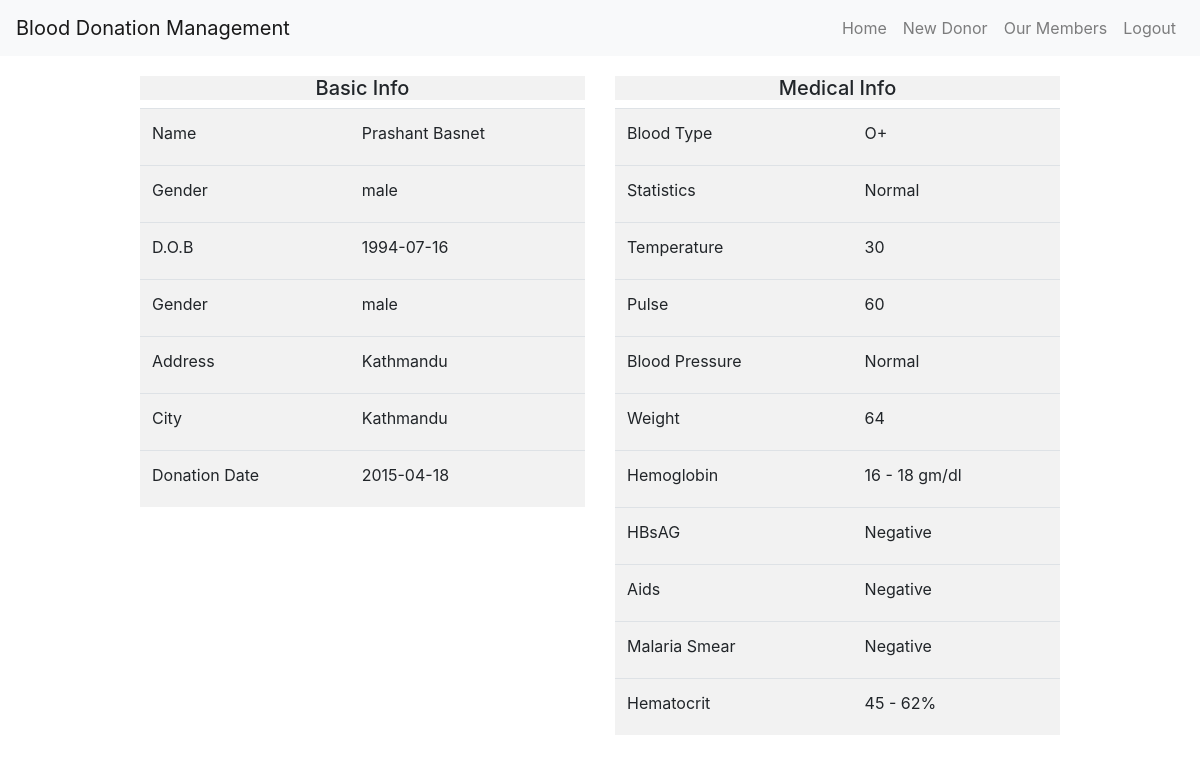
/profile.php?id=30, run on the app's committed database.
### tables this page shows
CREATE TABLE `donors` (
  `id` int(11) NOT NULL,
  `fname` varchar(45) NOT NULL,
  `mname` varchar(30) DEFAULT NULL,
  `lname` varchar(45) NOT NULL,
  `sex` varchar(10) NOT NULL,
  `b_type` varchar(2) NOT NULL,
  `bday` date NOT NULL,
  `h_address` varchar(50) NOT NULL,
  `city` varchar(30) NOT NULL,
  `don_date` date NOT NULL,
  `stats` text NOT NULL,
  `temp` varchar(10) NOT NULL,
  `pulse` varchar(10) NOT NULL,
  `bp` varchar(10) NOT NULL,
  `weight` int(11) NOT NULL,
  `hemoglobin` varchar(25) NOT NULL,
  `hbsag` varchar(10) NOT NULL,
  `aids` varchar(15) NOT NULL,
  `malaria_smear` varchar(20) NOT NULL,
  `hematocrit` varchar(15) NOT NULL,
  `phone` varchar(10) DEFAULT NULL,
  `mobile` varchar(11) NOT NULL
);

### php/DBConnect.php (called while the page is built, shortened)
<?php
class DBConnect {
    private $db = NULL;
    public function __construct() {
        $dsn = 'mysql:dbname=' . self::DB_NAME . ';host=' . self::DB_SERVER;
        try {
            $this->db = new PDO($dsn, self::DB_USER, self::DB_PASSWORD);
        } catch (PDOException $e) {
            throw new Exception('Connection failed: ' .
            $e->getMessage());
        }
        return $this->db;
    }
    public function getDonorProfileById($id){
        $stmt = $this->db->prepare("SELECT * FROM donors WHERE id=?");
        $stmt->execute([$id]);
        return $stmt->fetchAll();
    }
}

### profile.php (the view, shortened to what this page needs)
<?php
$id = $_GET['id'];
require_once 'php/DBConnect.php';
$db = new DBConnect();
$donor = $db->getDonorProfileById($id);
include 'layout/header.php';
include 'layout/navbar.php';
?>
<div class="container">
    <div class="row">
        <div class="col-sm-1"></div>
        <div class="col-md-5">
            <div class="panel panel-success">
                <div class="panel-heading">
                    <h5 style="background-color:#f2f2f2;text-align:center;">Basic Info</h5>
                </div>
                <div class="panel-body">
                    <table class="table table-condensed">
                        <tr>
                            <td><label>Name</label></td>
                            <td><?= $donor[0]['fname']." ".$donor[0]['mname']." ".$donor[0]['lname']; ?></td>
                        </tr>
                        <tr>
                            <td><label>Gender</label></td>
                            <td><?= $donor[0]['sex']; ?></td>
                        </tr>
                        <tr>
                            <td><label>D.O.B</label></td>
                            <td><?= $donor[0]['bday']; ?></td>
                        </tr>
                        <tr>
                            <td><label> Gender </label></td>
                            <td><?= $donor[0]['sex']; ?></td>
                        </tr>
                        <tr>
                            <td><label> Address </label></td>
                            <td><?= wordwrap($donor[0]['h_address'], 26, '<br>'); ?></td>
                        </tr>
                        <tr>
                            <td><label> City </label></td>
                            <td><?= $donor[0]['city']; ?></td>
                        </tr>
                        <tr>
                            <td><label> Donation Date </label></td>
                            <td><?= $donor[0]['don_date']; ?></td>
                        </tr>
                    </table>
                </div>
            </div>
        </div>
        <div class="col-md-5">
            <div class="panel panel-success">
                <div class="panel-heading">
                    <h5 style="background-color:#f2f2f2;text-align:center;">Medical Info</h5>
                </div>
                <div class="panel-body">
                    <table class="table table-condensed">
                        <tr>
                            <td><label>Blood Type</label></td>
                            <td><?= $donor[0]['b_type']; ?></td>
                        </tr>
                        <tr>
                            <td><label>Statistics</label></td>
                            <td><?= $donor[0]['stats']; ?></td>
                        </tr>
                        <tr>
                            <td><label>Temperature</label></td>
                            <td><?= $donor[0]['temp']; ?></td>
                        </tr>
                        <tr>
                            <td><label> Pulse </label></td>
                            <td><?= $donor[0]['pulse']; ?></td>
                        </tr>
                        <tr>
                            <td><label> Blood Pressure </label></td>
                            <td><?= $donor[0]['bp']; ?></td>
                        </tr>
                        <tr>
                            <td><label> Weight </label></td>
                            <td><?= $donor[0]['weight']; ?></td>
                        </tr>
                        <tr>
                            <td><label> Hemoglobin </label></td>
                            <td><?= $donor[0]['hemoglobin']; ?></td>
                        </tr>
                        <tr>
                            <td><label> HBsAG </label></td>
                            <td><?= $donor[0]['hbsag']; ?></td>
                        </tr>
                        <tr>
                            <td><label> Aids </label></td>
                            <td><?= $donor[0]['aids']; ?></td>
                        </tr>
                        <tr>
                            <td><label> Malaria Smear </label></td>
                            <td><?= $donor[0]['malaria_smear']; ?></td>
                        </tr>
                        <tr>
                            <td><label> Hematocrit </label></td>
                            <td><?= $donor[0]['hematocrit']; ?></td>
                        </tr>
                    </table>
                </div>
            </div>
        </div>
        <div class="col-sm-1"></div>
    </div>
</div>
<?php include 'layout/footer.php'; ?>

### users/css/mystyle.css (style rules this page uses)
body { background: url('https://images.unsplash.com/photo-1572470468728-1b2277637d30?ixlib=rb-1.2.1&ixid=eyJhcHBfaWQiOjEyMDd9&auto=format&fit=crop&w=500&q=60') fixed; background-size: cover; }
.container { margin-top: 20px; margin-bottom: 20px; }
table,th,td,tr { background-color: #f2f2f2; }

### data on the page
donors: fname "Prashant", lname "Basnet", sex "male", bday "1994-07-16", h_address "Kathmandu", city "Kathmandu", don_date "2015-04-18", b_type "O+", stats "Normal", temp "30", pulse "60", bp "Normal", weight "64", hemoglobin "16 - 18 gm/dl", hbsag "Negative", aids "Negative", malaria_smear "Negative", hematocrit "45 - 62%"
